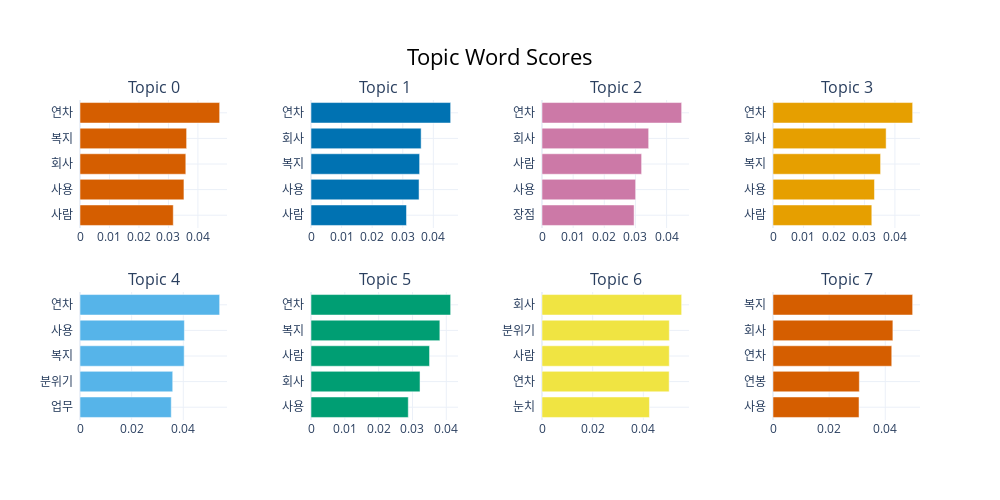

The notebook cell saved with this chart:
### Code cell
topic_adv_model.visualize_barchart()

### Figure 1 — Plotly figure (JSON) as saved in the notebook; plotly's stock layout.template omitted (floating-point values rounded to 4 significant figures)
{"data": [{"marker": {"color": "#D55E00"}, "orientation": "h", "type": "bar", "x": [0.03163, 0.03525, 0.03589, 0.03616, 0.04737], "xaxis": "x", "y": ["사람  ", "사용  ", "회사  ", "복지  ", "연차  "], "yaxis": "y"}, {"marker": {"color": "#0072B2"}, "orientation": "h", "type": "bar", "x": [0.03123, 0.03533, 0.03551, 0.03601, 0.04566], "xaxis": "x2", "y": ["사람  ", "사용  ", "복지  ", "회사  ", "연차  "], "yaxis": "y2"}, {"marker": {"color": "#CC79A7"}, "orientation": "h", "type": "bar", "x": [0.02956, 0.03006, 0.03198, 0.03424, 0.04483], "xaxis": "x3", "y": ["장점  ", "사용  ", "사람  ", "회사  ", "연차  "], "yaxis": "y3"}, {"marker": {"color": "#E69F00"}, "orientation": "h", "type": "bar", "x": [0.03242, 0.03329, 0.0353, 0.03712, 0.04582], "xaxis": "x4", "y": ["사람  ", "사용  ", "복지  ", "회사  ", "연차  "], "yaxis": "y4"}, {"marker": {"color": "#56B4E9"}, "orientation": "h", "type": "bar", "x": [0.03534, 0.03591, 0.04035, 0.04042, 0.05409], "xaxis": "x5", "y": ["업무  ", "분위기  ", "복지  ", "사용  ", "연차  "], "yaxis": "y5"}, {"marker": {"color": "#009E73"}, "orientation": "h", "type": "bar", "x": [0.02876, 0.03223, 0.03505, 0.03809, 0.04129], "xaxis": "x6", "y": ["사용  ", "회사  ", "사람  ", "복지  ", "연차  "], "yaxis": "y6"}, {"marker": {"color": "#F0E442"}, "orientation": "h", "type": "bar", "x": [0.04241, 0.05021, 0.05025, 0.05026, 0.05513], "xaxis": "x7", "y": ["눈치  ", "연차  ", "사람  ", "분위기  ", "회사  "], "yaxis": "y7"}, {"marker": {"color": "#D55E00"}, "orientation": "h", "type": "bar", "x": [0.03065, 0.03076, 0.04231, 0.04271, 0.04976], "xaxis": "x8", "y": ["사용  ", "연봉  ", "연차  ", "회사  ", "복지  "], "yaxis": "y8"}], "layout": {"annotations": [{"font": {"size": 16}, "showarrow": false, "text": "Topic 0", "x": 0.0875, "xanchor": "center", "xref": "paper", "y": 1, "yanchor": "bottom", "yref": "paper"}, {"font": {"size": 16}, "showarrow": false, "text": "Topic 1", "x": 0.3625, "xanchor": "center", "xref": "paper", "y": 1, "yanchor": "bottom", "yref": "paper"}, {"font": {"size": 16}, "showarrow": false, "text": "Topic 2", "x": 0.6375, "xanchor": "center", "xref": "paper", "y": 1, "yanchor": "bottom", "yref": "paper"}, {"font": {"size": 16}, "showarrow": false, "text": "Topic 3", "x": 0.9125, "xanchor": "center", "xref": "paper", "y": 1, "yanchor": "bottom", "yref": "paper"}, {"font": {"size": 16}, "showarrow": false, "text": "Topic 4", "x": 0.0875, "xanchor": "center", "xref": "paper", "y": 0.4, "yanchor": "bottom", "yref": "paper"}, {"font": {"size": 16}, "showarrow": false, "text": "Topic 5", "x": 0.3625, "xanchor": "center", "xref": "paper", "y": 0.4, "yanchor": "bottom", "yref": "paper"}, {"font": {"size": 16}, "showarrow": false, "text": "Topic 6", "x": 0.6375, "xanchor": "center", "xref": "paper", "y": 0.4, "yanchor": "bottom", "yref": "paper"}, {"font": {"size": 16}, "showarrow": false, "text": "Topic 7", "x": 0.9125, "xanchor": "center", "xref": "paper", "y": 0.4, "yanchor": "bottom", "yref": "paper"}], "height": 500, "hoverlabel": {"bgcolor": "white", "font": {"family": "Rockwell", "size": 16}}, "showlegend": false, "title": {"font": {"color": "Black", "size": 22}, "text": "Topic Word Scores", "x": 0.5, "xanchor": "center", "yanchor": "top"}, "width": 1000, "xaxis": {"anchor": "y", "domain": [0, 0.175], "showgrid": true}, "xaxis2": {"anchor": "y2", "domain": [0.275, 0.45], "showgrid": true}, "xaxis3": {"anchor": "y3", "domain": [0.55, 0.725], "showgrid": true}, "xaxis4": {"anchor": "y4", "domain": [0.825, 1], "showgrid": true}, "xaxis5": {"anchor": "y5", "domain": [0, 0.175], "showgrid": true}, "xaxis6": {"anchor": "y6", "domain": [0.275, 0.45], "showgrid": true}, "xaxis7": {"anchor": "y7", "domain": [0.55, 0.725], "showgrid": true}, "xaxis8": {"anchor": "y8", "domain": [0.825, 1], "showgrid": true}, "yaxis": {"anchor": "x", "domain": [0.6, 1], "showgrid": true}, "yaxis2": {"anchor": "x2", "domain": [0.6, 1], "showgrid": true}, "yaxis3": {"anchor": "x3", "domain": [0.6, 1], "showgrid": true}, "yaxis4": {"anchor": "x4", "domain": [0.6, 1], "showgrid": true}, "yaxis5": {"anchor": "x5", "domain": [0, 0.4], "showgrid": true}, "yaxis6": {"anchor": "x6", "domain": [0, 0.4], "showgrid": true}, "yaxis7": {"anchor": "x7", "domain": [0, 0.4], "showgrid": true}, "yaxis8": {"anchor": "x8", "domain": [0, 0.4], "showgrid": true}}}
